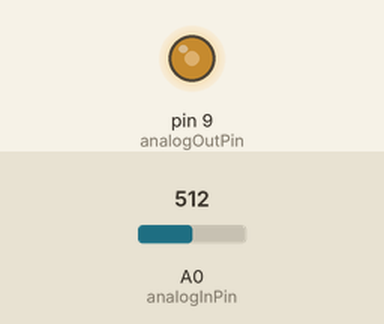
Recording of a sketch running on a simulated Arduino Uno, built with avr-gcc and run on an emulated ATmega328P. Parts: output pins drawn as LEDs (lit = HIGH). Inputs (shaded band) come from the test bench; at power-on: A0 (analogInPin) = 512.

Above: at 2.8 s.
2.9 s: A0 (analogInPin) set to 716
At 3.5 s:
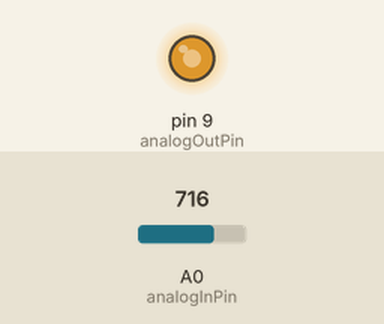
4.5 s: A0 (analogInPin) set to 900
At 6.2 s:
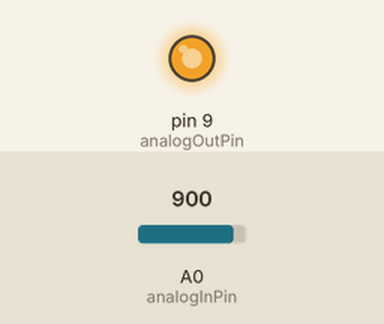
6.5 s: A0 (analogInPin) set to 122
At 7.8 s:
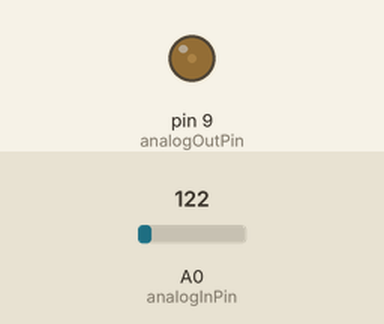
Timing chart, 0 to 9.5 s (numbered marks = the images above; inputs shaded):
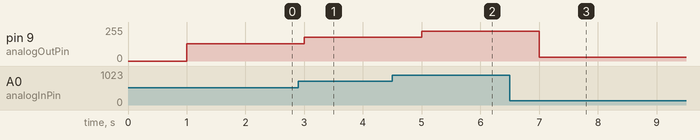

The sketch:

sketch_15_03_null_filter_uno.ino
```cpp
// sketch_15_03_null_filter_uno

#include <TimerOne.h>

const int analogInPin = A0;
const int analogOutPin = 9;

void setup()
{
  Timer1.attachInterrupt(sample);
  Timer1.pwm(analogOutPin, 0, 100);
}

void loop()
{
}

void sample()
{
  int raw = analogRead(analogInPin);
  Timer1.setPwmDuty(analogOutPin, raw);
}
```

Measured:
- after the input at 2.9 s, pin 9 (analogOutPin): 128/255 → 179/255 after 0.10 s
- after the input at 4.5 s, pin 9 (analogOutPin): 179/255 → 225/255 after 0.50 s
- after the input at 6.5 s, pin 9 (analogOutPin): 225/255 → 30/255 after 0.50 s
